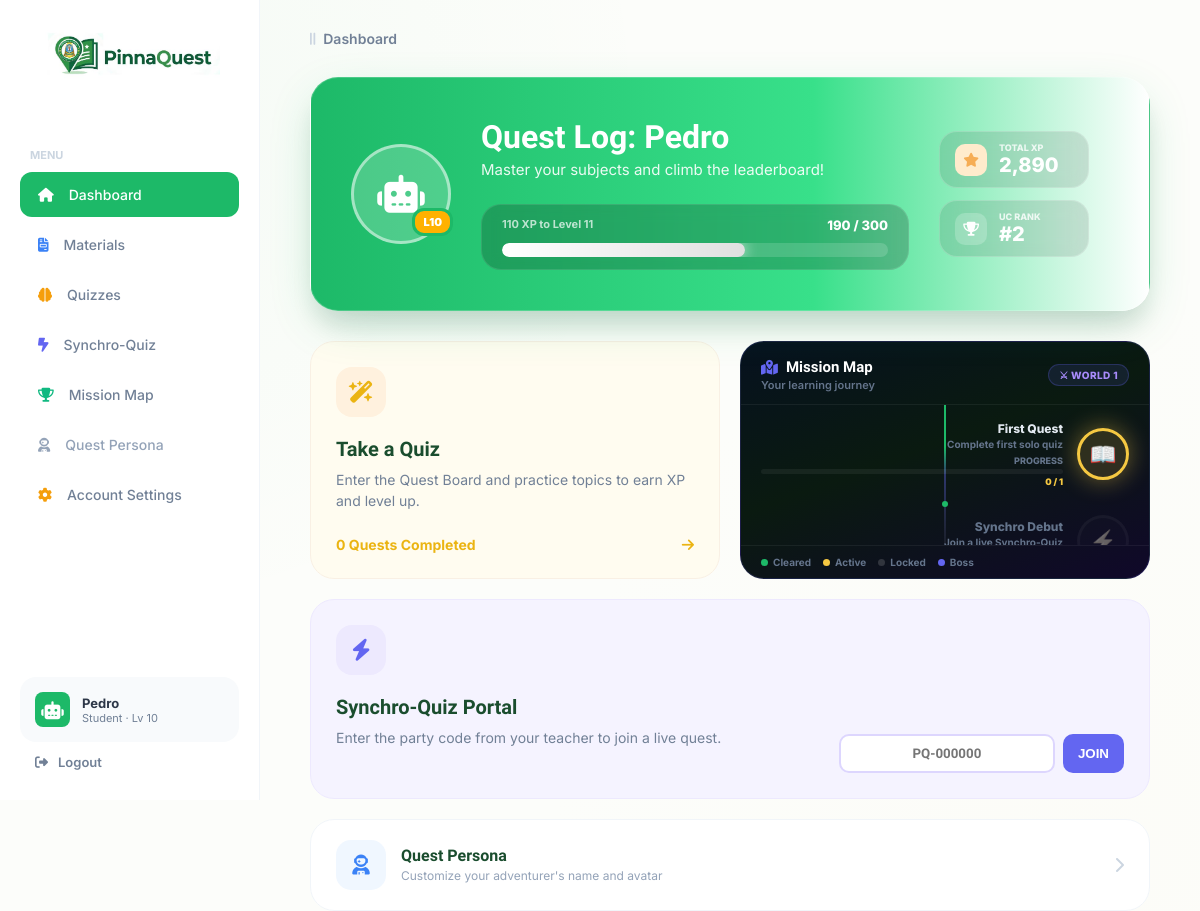
The app's page /studentdashboard.php (signed in) with its own data.
### tables this page shows
CREATE TABLE `users` (
  `id` int(11) NOT NULL,
  `full_name` varchar(255) NOT NULL,
  `email` varchar(255) NOT NULL,
  `password` varchar(255) NOT NULL,
  `role` enum('student','teacher') NOT NULL,
  `display_name` varchar(50) DEFAULT NULL,
  `avatar_key` varchar(50) DEFAULT 'default',
  `xp` int(10) UNSIGNED DEFAULT 0,
  `level` int(10) UNSIGNED DEFAULT 1
);

### studentdashboard.php (the view, shortened to what this page needs)
<?php
include('db.php');
$user_id = intval($_SESSION['user_id']);
$user_res = $conn->query("SELECT * FROM users WHERE id = $user_id");
$user     = $user_res ? $user_res->fetch_assoc() : [];
$display_name = !empty($user['display_name']) ? $user['display_name'] : ($user['full_name'] ?? 'Adventurer');
$initial      = strtoupper(mb_substr($display_name, 0, 1));
$avatar_key   = !empty($user['avatar_key']) ? $user['avatar_key'] : 'default';
$total_xp     = intval($user['xp'] ?? 0);
$xp_per_level = 300;
$level        = max(1, floor($total_xp / $xp_per_level) + 1);
$xp_this_lvl  = $total_xp % $xp_per_level;
$progress_pct = round(($xp_this_lvl / $xp_per_level) * 100);
$xp_needed    = $xp_per_level - $xp_this_lvl;
$unlocked = [];
$lb_res = $conn->query(
    "SELECT COALESCE(display_name, full_name) as name, xp, avatar_key
     FROM users WHERE role = 'student' ORDER BY xp DESC LIMIT 5"
);
$my_rank     = '—';
$rank_ctr    = 0;
while ($lb_row = $lb_res->fetch_assoc()) {
    $rank_ctr++;
    if ($lb_row['name'] === $display_name) $my_rank = '#' . $rank_ctr;
}
$qc_res    = $conn->query("SELECT COUNT(*) as cnt FROM solo_quiz_results WHERE user_id = $user_id");
$quiz_count = $qc_res ? intval($qc_res->fetch_assoc()['cnt']) : 0;
function avatarIcon(string $key): string {
    $map = [
        'ninja'  => 'fa-user-ninja',   'robot'  => 'fa-robot',
        'ghost'  => 'fa-ghost',        'astro'  => 'fa-user-astronaut',
        'knight' => 'fa-chess-knight', 'fire'   => 'fa-fire',
        'dragon' => 'fa-dragon',       'cat'    => 'fa-cat',
        'crown'  => 'fa-crown',
    ];
    return isset($map[$key]) ? '<i class="fa-solid '.$map[$key].'"></i>' : '';
}
?>
<!doctype html>
<html lang="en">
<head>
    <link rel="stylesheet" href="https://cdnjs.cloudflare.com/ajax/libs/font-awesome/6.4.0/css/all.min.css">
</head>
<body>
<div class="sidebar">
    <div class="logo-box"><img src="pinnaquest logo.JPG" alt="PinnaQuest"></div>
    <p class="menu-heading">Menu</p>
    <a href="studentdashboard.php" class="nav-link active"><i class="fa-solid fa-house"></i> Dashboard</a>
    <a href="materials.php"        class="nav-link"><i class="fa-solid fa-file-invoice"></i> Materials</a>
    <a href="quizzes.php"          class="nav-link"><i class="fa-solid fa-brain"></i> Quizzes</a>
    <a href="synchro_portal.php"   class="nav-link"><i class="fa-solid fa-bolt-lightning"></i> Synchro-Quiz</a>
    <a href="leaderboard.php"      class="nav-link"><i class="fa-solid fa-trophy"></i> Mission Map</a>
    <a href="javascript:void(0)"   class="nav-link persona-link-style" onclick="openPersona()">
        <i class="fa-solid fa-user-astronaut"></i> Quest Persona
        <a href="account_settings.php" class="nav-link"><i class="fa-solid fa-gear" style="color:#f59e0b"></i> Account Settings</a>
    </a>
    <div class="user-profile-bottom">
        <div class="sidebar-avatar" id="sidebar-avatar">
            <?php echo $avatar_key !== 'default' ? avatarIcon($avatar_key) : '<span id="sidebar-initial">'.$initial.'</span>'; ?>
        </div>
        <div class="user-details">
            <h4 id="sidebar-name"><?php echo htmlspecialchars($display_name); ?></h4>
            <p>Student · Lv <?php echo $level; ?></p>
        </div>
    </div>
    <a href="logout.php" class="logout-link"><i class="fa-solid fa-sign-out-alt"></i> Logout</a>
</div>
<div class="main">
    <div class="breadcrumb"><i class="fa-solid fa-grip-lines-vertical" style="color:#cbd5e0"></i> Dashboard</div>
    <div class="quest-log-card">
        <div class="avatar-circle" id="banner-avatar-circle">
            <?php if ($avatar_key !== 'default'): ?>
                <span class="avatar-icon-lg"><?php echo avatarIcon($avatar_key); ?></span>
            <?php else: ?>
                <span class="initial-text" id="banner-initial"><?php echo $initial; ?></span>
            <?php endif; ?>
            <div class="lvl-tag" id="banner-lvl">L<?php echo $level; ?></div>
        </div>
        <div class="info-section">
            <h1 class="quest-title" id="banner-name">Quest Log: <?php echo htmlspecialchars($display_name); ?></h1>
            <p class="quest-subtitle">Master your subjects and climb the leaderboard!</p>
            <div class="glass-progress-container">
                <div class="progress-labels">
                    <span class="xp-needed" id="xp-label">
                        <?php echo $xp_needed; ?> XP to Level <?php echo $level + 1; ?>
                    </span>
                    <span class="xp-ratio" id="xp-ratio">
                        <?php echo $xp_this_lvl; ?> / <?php echo $xp_per_level; ?>
                    </span>
                </div>
                <div class="progress-track">
                    <div class="progress-thumb" id="xp-bar" style="width:<?php echo $progress_pct; ?>%"></div>
                </div>
            </div>
        </div>
        <div class="stats-column">
            <div class="glass-stat-pill">
                <div class="stat-icon yellow-bg"><i class="fa-solid fa-star"></i></div>
                <div class="stat-text">
                    <small>TOTAL XP</small>
                    <b id="total-xp-display"><?php echo number_format($total_xp); ?></b>
                </div>
            </div>
            <div class="glass-stat-pill">
                <div class="stat-icon" style="background:rgba(255,255,255,.2);color:white;"><i class="fa-solid fa-trophy"></i></div>
                <div class="stat-text">
                    <small>UC RANK</small>
                    <b><?php echo $my_rank; ?></b>
                </div>
            </div>
        </div>
    </div>
    <div class="cards-container">
        <a href="quizzes.php" class="card-link">
            <div class="action-card quiz-theme">
                <div class="card-icon icon-gold"><i class="fa-solid fa-wand-magic-sparkles"></i></div>
                <h3>Take a Quiz</h3>
                <p>Enter the Quest Board and practice topics to earn XP and level up.</p>
                <div class="card-bottom" style="color:var(--quiz-gold)">
                    <span><?php echo $quiz_count; ?> Quest<?php echo $quiz_count !== 1 ? 's' : ''; ?> Completed</span>
                    <i class="fa-solid fa-arrow-right"></i>
                </div>
            </div>
        </a>
        <div class="mission-map-card">
                <div class="mm-header">
                    <div class="mm-header-left">
                        <h3><i class="fa-solid fa-map-location-dot"></i> Mission Map</h3>
                        <p>Your learning journey</p>
                    </div>
                    <div class="mm-world-badge">⚔ WORLD 1</div>
                </div>
                <div class="mm-scroll">
                    <div class="mm-line"></div>
                    <?php
                    $found_active = false;
                    foreach ($MISSIONS as $idx => $m) {
                        $is_done   = isset($unlocked[$m['key']]);
                        $is_active = !$is_done && !$found_active;
                        if ($is_active) $found_active = true;
                        $state = $is_done ? 'done' : ($is_active ? 'now' : 'locked');
                        $boss  = $m['type'] === 'boss' ? ' boss' : '';
                        $stars_html = '';
                        for ($s = 1; $s <= 3; $s++) {
                            $on = ($is_done && $s <= $m['stars']) ? ' on' : '';
                            $stars_html .= '<span class="star'.$on.'">★</span>';
                        }
                        $xp_class = $m['type'] === 'boss' ? 'mm-xp-badge purple' : 'mm-xp-badge';
                        echo '<div class="mm-node '.$state.$boss.'">';
                        echo   '<div class="mm-icon-wrap">'.$m['emoji'].'</div>';
                        echo   '<div class="mm-node-info">';
                        echo     '<div class="mm-node-name">'.htmlspecialchars($m['name']).'</div>';
                        echo     '<div class="mm-node-desc">'.htmlspecialchars($m['desc']).'</div>';
                        if ($is_active) {
                            $prog_map = [
                                'sharp_shooter' => [$quiz_count * 2, 10],
                                'centurion'     => [$quiz_count * 2, 50],
                                'xp_warrior'    => [$total_xp, 500],
                                'legend'        => [$level, 5],
                                'first_quest'   => [$quiz_count, 1],
                            ];
                            $cur = 0; $max = 1;
                            if (isset($prog_map[$m['key']])) {
                                [$cur, $max] = $prog_map[$m['key']];
                            }
                            $cur = min($cur, $max);
                            $bar_pct = $max > 0 ? round(($cur/$max)*100) : 0;
                            echo '<div class="mm-mini-bar-wrap">';
                            echo '<div class="mm-mini-bar-label">PROGRESS</div>';
                            echo '<div class="mm-mini-bar"><div class="mm-mini-bar-fill" style="width:'.$bar_pct.'%"></div></div>';
                            echo '<div class="mm-mini-count">'.$cur.' / '.$max.'</div>';
                            echo '</div>';
                        } else {
                            echo '<div class="mm-stars">'.$stars_html.'</div>';
                            if ($is_done) echo '<div class="'.$xp_class.'">'.$m['xp'].'</div>';
                        }
                        echo   '</div>';
                        echo '</div>';
                        if ($idx < count($MISSIONS) - 1) {
                            $dot_dim = ($state === 'locked') ? ' dim' : '';
                            echo '<div class="mm-connector"><div class="mm-connector-dot'.$dot_dim.'"></div></div>';
                        }
                    }
                    ?>
                </div>
                <div class="mm-legend">
                    <div class="mm-leg-item"><div class="mm-leg-dot" style="background:#1db968"></div> Cleared</div>
                    <div class="mm-leg-item"><div class="mm-leg-dot" style="background:#f5c842"></div> Active</div>
                    <div class="mm-leg-item"><div class="mm-leg-dot" style="background:rgba(255,255,255,.15)"></div> Locked</div>
                    <div class="mm-leg-item"><div class="mm-leg-dot" style="background:#6366f1"></div> Boss</div>
                </div>
        </div>
        <div class="action-card synchro-theme" style="grid-column:1 / span 2;flex-direction:column;">
            <div class="card-icon icon-purple"><i class="fa-solid fa-bolt"></i></div>
            <div style="display:flex;justify-content:space-between;align-items:flex-start;gap:20px;">
                <div>
                    <h3>Synchro-Quiz Portal</h3>
                    <p>Enter the party code from your teacher to join a live quest.</p>
                </div>
                <form action="process_join.php" method="POST" class="synchro-input-group" style="min-width:250px;">
                    <input type="text" name="room_code" placeholder="PQ-000000" maxlength="9" required style="font-family:'Lexend';">
                    <button type="submit" class="btn-synchro">JOIN</button>
                </form>
            </div>
        </div>
        <div class="action-card" onclick="openPersona()" style="grid-column:1 / span 2;flex-direction:row;align-items:center;gap:15px;height:auto;padding:20px 25px;cursor:pointer;">
            <div style="width:50px;height:50px;background:#f0f7ff;border-radius:15px;display:flex;align-items:center;justify-content:center;flex-shrink:0;">
                <i class="fa-solid fa-user-astronaut" style="color:#3b82f6;font-size:20px;"></i>
            </div>
            <div>
                <h3 style="font-family:'Lexend';font-size:16px;margin-bottom:2px;">Quest Persona</h3>
                <p style="font-size:12px;color:#94a3b8;margin:0;">Customize your adventurer's name and avatar</p>
            </div>
            <i class="fa-solid fa-chevron-right" style="margin-left:auto;color:#cbd5e0;"></i>
        </div>
    </div>
</div>
</body>
</html>

### records on screen
users: display_name "Pedro", xp "10", xp "110", $level + 1 "11", xp "190", xp "2,890"

### other values on screen
$xp_per_level "300"
$my_rank "#2"
$quiz_count "0"
$m['emoji'] "📖"
$m['name'] "First Quest"
$m['desc'] "Complete first solo quiz"
$cur "0"
$max "1"
$m['name'] "Synchro Debut"
$m['desc'] "Join a live Synchro-Quiz"
